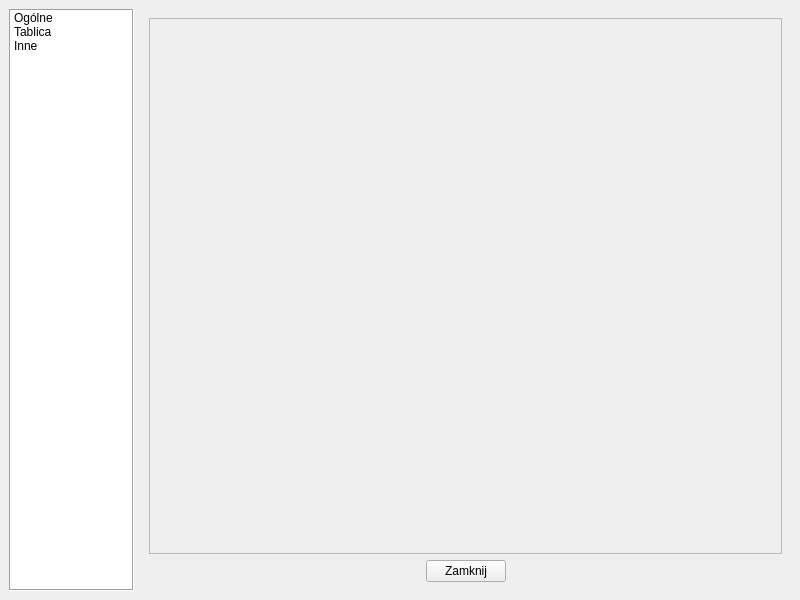
<?xml version="1.0" encoding="UTF-8"?>
<ui version="4.0">
 <class>MainWindow_Settings</class>
 <widget class="QMainWindow" name="MainWindow_Settings">
  <property name="windowModality">
   <enum>Qt::ApplicationModal</enum>
  </property>
  <property name="geometry">
   <rect>
    <x>0</x>
    <y>0</y>
    <width>800</width>
    <height>600</height>
   </rect>
  </property>
  <property name="minimumSize">
   <size>
    <width>800</width>
    <height>600</height>
   </size>
  </property>
  <property name="maximumSize">
   <size>
    <width>800</width>
    <height>600</height>
   </size>
  </property>
  <property name="windowTitle">
   <string>Ustawienia</string>
  </property>
  <widget class="QWidget" name="centralwidget">
   <layout class="QHBoxLayout" name="horizontalLayout">
    <item>
     <widget class="QListWidget" name="listWidget_Category_List">
      <property name="maximumSize">
       <size>
        <width>125</width>
        <height>16777215</height>
       </size>
      </property>
      <property name="frameShape">
       <enum>QFrame::Box</enum>
      </property>
      <item>
       <property name="text">
        <string>Ogólne</string>
       </property>
      </item>
      <item>
       <property name="text">
        <string>Tablica</string>
       </property>
      </item>
      <item>
       <property name="text">
        <string>Inne</string>
       </property>
      </item>
     </widget>
    </item>
    <item>
     <widget class="QStackedWidget" name="stackedWidget_Content">
      <property name="currentIndex">
       <number>2</number>
      </property>
      <widget class="QWidget" name="General">
       <layout class="QVBoxLayout" name="verticalLayout_8">
        <item>
         <layout class="QVBoxLayout" name="verticalLayout_7">
          <item>
           <widget class="QScrollArea" name="scrollArea">
            <property name="widgetResizable">
             <bool>true</bool>
            </property>
            <widget class="QWidget" name="scrollAreaWidgetContents">
             <property name="geometry">
              <rect>
               <x>0</x>
               <y>0</y>
               <width>629</width>
               <height>528</height>
              </rect>
             </property>
             <layout class="QVBoxLayout" name="verticalLayout_6">
              <item>
               <layout class="QHBoxLayout" name="horizontalLayout_11">
                <item>
                 <layout class="QVBoxLayout" name="verticalLayout_5">
                  <item>
                   <layout class="QVBoxLayout" name="verticalLayout_4">
                    <item>
                     <widget class="QGroupBox" name="groupBox">
                      <property name="title">
                       <string>Język interfejsu</string>
                      </property>
                      <property name="alignment">
                       <set>Qt::AlignCenter</set>
                      </property>
                      <layout class="QVBoxLayout" name="verticalLayout">
                       <item>
                        <widget class="QComboBox" name="comboBox_Language"/>
                       </item>
                      </layout>
                     </widget>
                    </item>
                    <item>
                     <widget class="QGroupBox" name="groupBox_2">
                      <property name="title">
                       <string>Motyw interfejsu</string>
                      </property>
                      <property name="alignment">
                       <set>Qt::AlignCenter</set>
                      </property>
                      <layout class="QVBoxLayout" name="verticalLayout_2">
                       <item>
                        <widget class="QComboBox" name="comboBox_Theme"/>
                       </item>
                      </layout>
                     </widget>
                    </item>
                    <item>
                     <widget class="QGroupBox" name="groupBox_3">
                      <property name="title">
                       <string>Własny motyw</string>
                      </property>
                      <property name="alignment">
                       <set>Qt::AlignCenter</set>
                      </property>
                      <layout class="QVBoxLayout" name="verticalLayout_3">
                       <item>
                        <layout class="QHBoxLayout" name="horizontalLayout_10">
                         <item>
                          <widget class="QCheckBox" name="checkBox_Use_Custom_Theme">
                           <property name="text">
                            <string>Własny</string>
                           </property>
                          </widget>
                         </item>
                         <item>
                          <spacer name="horizontalSpacer_3">
                           <property name="orientation">
                            <enum>Qt::Horizontal</enum>
                           </property>
                           <property name="sizeHint" stdset="0">
                            <size>
                             <width>40</width>
                             <height>20</height>
                            </size>
                           </property>
                          </spacer>
                         </item>
                         <item>
                          <widget class="QCheckBox" name="checkBox_Use_Secondary_Colors">
                           <property name="enabled">
                            <bool>false</bool>
                           </property>
                           <property name="text">
                            <string>Użyj kolorów dodatkowych</string>
                           </property>
                          </widget>
                         </item>
                        </layout>
                       </item>
                       <item>
                        <layout class="QHBoxLayout" name="horizontalLayout_3">
                         <item>
                          <widget class="QLabel" name="label">
                           <property name="text">
                            <string>Kolor podstawowy</string>
                           </property>
                          </widget>
                         </item>
                         <item>
                          <widget class="QPushButton" name="pushButton_Primary_Color">
                           <property name="enabled">
                            <bool>false</bool>
                           </property>
                           <property name="text">
                            <string/>
                           </property>
                          </widget>
                         </item>
                        </layout>
                       </item>
                       <item>
                        <layout class="QHBoxLayout" name="horizontalLayout_4">
                         <item>
                          <widget class="QLabel" name="label_2">
                           <property name="text">
                            <string>Podstawowy jasny kolor</string>
                           </property>
                          </widget>
                         </item>
                         <item>
                          <widget class="QPushButton" name="pushButton_Primary_Light_Color">
                           <property name="enabled">
                            <bool>false</bool>
                           </property>
                           <property name="text">
                            <string/>
                           </property>
                          </widget>
                         </item>
                        </layout>
                       </item>
                       <item>
                        <layout class="QHBoxLayout" name="horizontalLayout_5">
                         <item>
                          <widget class="QLabel" name="label_3">
                           <property name="text">
                            <string>Kolor dodatkowy</string>
                           </property>
                          </widget>
                         </item>
                         <item>
                          <widget class="QPushButton" name="pushButton_Secondary_Color">
                           <property name="enabled">
                            <bool>false</bool>
                           </property>
                           <property name="text">
                            <string/>
                           </property>
                          </widget>
                         </item>
                        </layout>
                       </item>
                       <item>
                        <layout class="QHBoxLayout" name="horizontalLayout_6">
                         <item>
                          <widget class="QLabel" name="label_4">
                           <property name="text">
                            <string>Dodatkowy jasny kolor</string>
                           </property>
                          </widget>
                         </item>
                         <item>
                          <widget class="QPushButton" name="pushButton_Secondary_Light_Color">
                           <property name="enabled">
                            <bool>false</bool>
                           </property>
                           <property name="text">
                            <string/>
                           </property>
                          </widget>
                         </item>
                        </layout>
                       </item>
                       <item>
                        <layout class="QHBoxLayout" name="horizontalLayout_7">
                         <item>
                          <widget class="QLabel" name="label_5">
                           <property name="text">
                            <string>Dodatkowy ciemny kolor</string>
                           </property>
                          </widget>
                         </item>
                         <item>
                          <widget class="QPushButton" name="pushButton_Secondary_Dark_Color">
                           <property name="enabled">
                            <bool>false</bool>
                           </property>
                           <property name="text">
                            <string/>
                           </property>
                          </widget>
                         </item>
                        </layout>
                       </item>
                       <item>
                        <layout class="QHBoxLayout" name="horizontalLayout_8">
                         <item>
                          <widget class="QLabel" name="label_6">
                           <property name="text">
                            <string>Podstawowy kolor tekstu</string>
                           </property>
                          </widget>
                         </item>
                         <item>
                          <widget class="QPushButton" name="pushButton_Primary_Text_Color">
                           <property name="enabled">
                            <bool>false</bool>
                           </property>
                           <property name="text">
                            <string/>
                           </property>
                          </widget>
                         </item>
                        </layout>
                       </item>
                       <item>
                        <layout class="QHBoxLayout" name="horizontalLayout_9">
                         <item>
                          <widget class="QLabel" name="label_7">
                           <property name="text">
                            <string>Dodatkowy kolor tekstu</string>
                           </property>
                          </widget>
                         </item>
                         <item>
                          <widget class="QPushButton" name="pushButton_Secondary_Text_Color">
                           <property name="enabled">
                            <bool>false</bool>
                           </property>
                           <property name="text">
                            <string/>
                           </property>
                          </widget>
                         </item>
                        </layout>
                       </item>
                      </layout>
                     </widget>
                    </item>
                   </layout>
                  </item>
                  <item>
                   <spacer name="horizontalSpacer_4">
                    <property name="orientation">
                     <enum>Qt::Horizontal</enum>
                    </property>
                    <property name="sizeHint" stdset="0">
                     <size>
                      <width>40</width>
                      <height>20</height>
                     </size>
                    </property>
                   </spacer>
                  </item>
                 </layout>
                </item>
               </layout>
              </item>
             </layout>
            </widget>
           </widget>
          </item>
          <item>
           <layout class="QHBoxLayout" name="horizontalLayout_2">
            <item>
             <spacer name="horizontalSpacer">
              <property name="orientation">
               <enum>Qt::Horizontal</enum>
              </property>
              <property name="sizeHint" stdset="0">
               <size>
                <width>40</width>
                <height>20</height>
               </size>
              </property>
             </spacer>
            </item>
            <item>
             <widget class="QPushButton" name="pushButton_Close_General">
              <property name="text">
               <string>Zamknij</string>
              </property>
             </widget>
            </item>
            <item>
             <spacer name="horizontalSpacer_2">
              <property name="orientation">
               <enum>Qt::Horizontal</enum>
              </property>
              <property name="sizeHint" stdset="0">
               <size>
                <width>40</width>
                <height>20</height>
               </size>
              </property>
             </spacer>
            </item>
           </layout>
          </item>
         </layout>
        </item>
       </layout>
      </widget>
      <widget class="QWidget" name="Board">
       <layout class="QVBoxLayout" name="verticalLayout_10">
        <item>
         <widget class="QScrollArea" name="scrollArea_2">
          <property name="widgetResizable">
           <bool>true</bool>
          </property>
          <widget class="QWidget" name="scrollAreaWidgetContents_4">
           <property name="geometry">
            <rect>
             <x>0</x>
             <y>0</y>
             <width>631</width>
             <height>530</height>
            </rect>
           </property>
          </widget>
         </widget>
        </item>
        <item>
         <layout class="QHBoxLayout" name="horizontalLayout_13">
          <item>
           <spacer name="horizontalSpacer_7">
            <property name="orientation">
             <enum>Qt::Horizontal</enum>
            </property>
            <property name="sizeHint" stdset="0">
             <size>
              <width>40</width>
              <height>20</height>
             </size>
            </property>
           </spacer>
          </item>
          <item>
           <widget class="QPushButton" name="pushButton_Close_Board">
            <property name="text">
             <string>Zamknij</string>
            </property>
           </widget>
          </item>
          <item>
           <spacer name="horizontalSpacer_8">
            <property name="orientation">
             <enum>Qt::Horizontal</enum>
            </property>
            <property name="sizeHint" stdset="0">
             <size>
              <width>40</width>
              <height>20</height>
             </size>
            </property>
           </spacer>
          </item>
         </layout>
        </item>
       </layout>
      </widget>
      <widget class="QWidget" name="Other">
       <layout class="QVBoxLayout" name="verticalLayout_9">
        <item>
         <widget class="QScrollArea" name="scrollArea_3">
          <property name="widgetResizable">
           <bool>true</bool>
          </property>
          <widget class="QWidget" name="scrollAreaWidgetContents_3">
           <property name="geometry">
            <rect>
             <x>0</x>
             <y>0</y>
             <width>631</width>
             <height>530</height>
            </rect>
           </property>
          </widget>
         </widget>
        </item>
        <item>
         <layout class="QHBoxLayout" name="horizontalLayout_12">
          <item>
           <spacer name="horizontalSpacer_5">
            <property name="orientation">
             <enum>Qt::Horizontal</enum>
            </property>
            <property name="sizeHint" stdset="0">
             <size>
              <width>40</width>
              <height>20</height>
             </size>
            </property>
           </spacer>
          </item>
          <item>
           <widget class="QPushButton" name="pushButton_Close_Other">
            <property name="text">
             <string>Zamknij</string>
            </property>
           </widget>
          </item>
          <item>
           <spacer name="horizontalSpacer_6">
            <property name="orientation">
             <enum>Qt::Horizontal</enum>
            </property>
            <property name="sizeHint" stdset="0">
             <size>
              <width>40</width>
              <height>20</height>
             </size>
            </property>
           </spacer>
          </item>
         </layout>
        </item>
       </layout>
      </widget>
     </widget>
    </item>
   </layout>
  </widget>
 </widget>
 <resources/>
 <connections>
  <connection>
   <sender>pushButton_Close_Other</sender>
   <signal>clicked()</signal>
   <receiver>MainWindow_Settings</receiver>
   <slot>close()</slot>
   <hints>
    <hint type="sourcelabel">
     <x>374</x>
     <y>541</y>
    </hint>
    <hint type="destinationlabel">
     <x>399</x>
     <y>299</y>
    </hint>
   </hints>
  </connection>
  <connection>
   <sender>checkBox_Use_Custom_Theme</sender>
   <signal>toggled(bool)</signal>
   <receiver>pushButton_Primary_Text_Color</receiver>
   <slot>setEnabled(bool)</slot>
   <hints>
    <hint type="sourcelabel">
     <x>219</x>
     <y>185</y>
    </hint>
    <hint type="destinationlabel">
     <x>567</x>
     <y>375</y>
    </hint>
   </hints>
  </connection>
  <connection>
   <sender>checkBox_Use_Custom_Theme</sender>
   <signal>toggled(bool)</signal>
   <receiver>pushButton_Secondary_Color</receiver>
   <slot>setEnabled(bool)</slot>
   <hints>
    <hint type="sourcelabel">
     <x>219</x>
     <y>185</y>
    </hint>
    <hint type="destinationlabel">
     <x>567</x>
     <y>279</y>
    </hint>
   </hints>
  </connection>
  <connection>
   <sender>listWidget_Category_List</sender>
   <signal>currentRowChanged(int)</signal>
   <receiver>stackedWidget_Content</receiver>
   <slot>setCurrentIndex(int)</slot>
   <hints>
    <hint type="sourcelabel">
     <x>71</x>
     <y>199</y>
    </hint>
    <hint type="destinationlabel">
     <x>365</x>
     <y>199</y>
    </hint>
   </hints>
  </connection>
  <connection>
   <sender>checkBox_Use_Custom_Theme</sender>
   <signal>toggled(bool)</signal>
   <receiver>pushButton_Primary_Color</receiver>
   <slot>setEnabled(bool)</slot>
   <hints>
    <hint type="sourcelabel">
     <x>219</x>
     <y>185</y>
    </hint>
    <hint type="destinationlabel">
     <x>567</x>
     <y>215</y>
    </hint>
   </hints>
  </connection>
  <connection>
   <sender>checkBox_Use_Custom_Theme</sender>
   <signal>toggled(bool)</signal>
   <receiver>pushButton_Secondary_Light_Color</receiver>
   <slot>setEnabled(bool)</slot>
   <hints>
    <hint type="sourcelabel">
     <x>219</x>
     <y>185</y>
    </hint>
    <hint type="destinationlabel">
     <x>567</x>
     <y>311</y>
    </hint>
   </hints>
  </connection>
  <connection>
   <sender>checkBox_Use_Custom_Theme</sender>
   <signal>toggled(bool)</signal>
   <receiver>checkBox_Use_Secondary_Colors</receiver>
   <slot>setEnabled(bool)</slot>
   <hints>
    <hint type="sourcelabel">
     <x>219</x>
     <y>185</y>
    </hint>
    <hint type="destinationlabel">
     <x>619</x>
     <y>185</y>
    </hint>
   </hints>
  </connection>
  <connection>
   <sender>pushButton_Close_General</sender>
   <signal>clicked()</signal>
   <receiver>MainWindow_Settings</receiver>
   <slot>close()</slot>
   <hints>
    <hint type="sourcelabel">
     <x>440</x>
     <y>518</y>
    </hint>
    <hint type="destinationlabel">
     <x>374</x>
     <y>274</y>
    </hint>
   </hints>
  </connection>
  <connection>
   <sender>checkBox_Use_Custom_Theme</sender>
   <signal>toggled(bool)</signal>
   <receiver>pushButton_Primary_Light_Color</receiver>
   <slot>setEnabled(bool)</slot>
   <hints>
    <hint type="sourcelabel">
     <x>219</x>
     <y>185</y>
    </hint>
    <hint type="destinationlabel">
     <x>567</x>
     <y>247</y>
    </hint>
   </hints>
  </connection>
  <connection>
   <sender>checkBox_Use_Custom_Theme</sender>
   <signal>toggled(bool)</signal>
   <receiver>pushButton_Secondary_Dark_Color</receiver>
   <slot>setEnabled(bool)</slot>
   <hints>
    <hint type="sourcelabel">
     <x>219</x>
     <y>185</y>
    </hint>
    <hint type="destinationlabel">
     <x>567</x>
     <y>343</y>
    </hint>
   </hints>
  </connection>
  <connection>
   <sender>checkBox_Use_Custom_Theme</sender>
   <signal>toggled(bool)</signal>
   <receiver>comboBox_Theme</receiver>
   <slot>setDisabled(bool)</slot>
   <hints>
    <hint type="sourcelabel">
     <x>219</x>
     <y>185</y>
    </hint>
    <hint type="destinationlabel">
     <x>440</x>
     <y>121</y>
    </hint>
   </hints>
  </connection>
  <connection>
   <sender>checkBox_Use_Custom_Theme</sender>
   <signal>toggled(bool)</signal>
   <receiver>pushButton_Secondary_Text_Color</receiver>
   <slot>setEnabled(bool)</slot>
   <hints>
    <hint type="sourcelabel">
     <x>219</x>
     <y>185</y>
    </hint>
    <hint type="destinationlabel">
     <x>567</x>
     <y>407</y>
    </hint>
   </hints>
  </connection>
  <connection>
   <sender>pushButton_Close_Board</sender>
   <signal>clicked()</signal>
   <receiver>MainWindow_Settings</receiver>
   <slot>close()</slot>
   <hints>
    <hint type="sourcelabel">
     <x>465</x>
     <y>568</y>
    </hint>
    <hint type="destinationlabel">
     <x>399</x>
     <y>299</y>
    </hint>
   </hints>
  </connection>
 </connections>
</ui>
